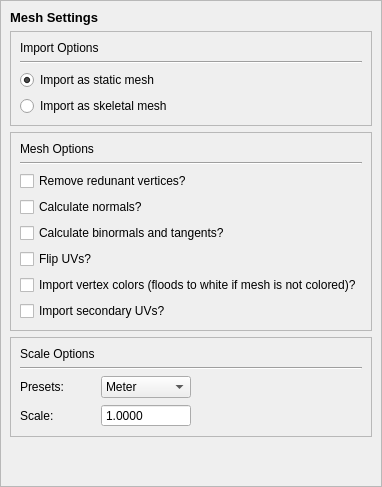
        <widget class="QWidget" name="mesh">
         <attribute name="title">
          <string>Mesh</string>
         </attribute>
         <layout class="QGridLayout" name="gridLayout_14">
          <property name="margin">
           <number>0</number>
          </property>
          <item row="0" column="0">
           <widget class="QFrame" name="frame_6">
            <property name="frameShape">
             <enum>QFrame::StyledPanel</enum>
            </property>
            <layout class="QGridLayout" name="gridLayout_13">
             <item row="2" column="0">
              <widget class="QFrame" name="frame_8">
               <property name="frameShape">
                <enum>QFrame::StyledPanel</enum>
               </property>
               <property name="frameShadow">
                <enum>QFrame::Plain</enum>
               </property>
               <layout class="QGridLayout" name="gridLayout_16">
                <item row="6" column="0">
                 <widget class="QCheckBox" name="vertexColors">
                  <property name="toolTip">
                   <string>&lt;html&gt;&lt;body&gt;&lt;p&gt;Import vertex colors from mesh source.&lt;/p&gt;&lt;/body&gt;&lt;/html&gt;</string>
                  </property>
                  <property name="text">
                   <string>Import vertex colors (floods to white if mesh is not colored)?</string>
                  </property>
                 </widget>
                </item>
                <item row="3" column="0">
                 <widget class="QCheckBox" name="calcNormals">
                  <property name="toolTip">
                   <string>&lt;html&gt;&lt;head/&gt;&lt;body&gt;&lt;p&gt;Calculates normals manually, this will remove any hard edges and such.&lt;/p&gt;&lt;/body&gt;&lt;/html&gt;</string>
                  </property>
                  <property name="text">
                   <string>Calculate normals?</string>
                  </property>
                 </widget>
                </item>
                <item row="5" column="0">
                 <widget class="QCheckBox" name="flipUVs">
                  <property name="toolTip">
                   <string>&lt;html&gt;&lt;body&gt;&lt;p&gt;Inverts UV coordinates in Y.&lt;/p&gt;&lt;/body&gt;&lt;/html&gt;</string>
                  </property>
                  <property name="text">
                   <string>Flip UVs?</string>
                  </property>
                 </widget>
                </item>
                <item row="0" column="0">
                 <widget class="QLabel" name="label_8">
                  <property name="font">
                   <font>
                    <family>Arial</family>
                    <weight>50</weight>
                    <bold>false</bold>
                   </font>
                  </property>
                  <property name="text">
                   <string>Mesh Options</string>
                  </property>
                 </widget>
                </item>
                <item row="2" column="0">
                 <widget class="QCheckBox" name="removeRedundant">
                  <property name="toolTip">
                   <string>&lt;html&gt;&lt;head/&gt;&lt;body&gt;&lt;p&gt;Removes duplicate vertices, lowers mesh size and load time, but won't work properly with tessellated meshes because they are treated as control point surfaces instead of triangles.&lt;/p&gt;&lt;/body&gt;&lt;/html&gt;</string>
                  </property>
                  <property name="text">
                   <string>Remove redunant vertices?</string>
                  </property>
                 </widget>
                </item>
                <item row="1" column="0">
                 <widget class="Line" name="line_3">
                  <property name="orientation">
                   <enum>Qt::Horizontal</enum>
                  </property>
                 </widget>
                </item>
                <item row="7" column="0">
                 <widget class="QCheckBox" name="secondaryUVs">
                  <property name="toolTip">
                   <string>&lt;html&gt;&lt;body&gt;&lt;p&gt;Import secondary UV set for lightmapped assets.&lt;/p&gt;&lt;/body&gt;&lt;/html&gt;</string>
                  </property>
                  <property name="text">
                   <string>Import secondary UVs?</string>
                  </property>
                 </widget>
                </item>
                <item row="4" column="0">
                 <widget class="QCheckBox" name="calcBinormAndTangents">
                  <property name="toolTip">
                   <string>&lt;html&gt;&lt;body&gt;&lt;p&gt;Calculate binormals and tangents based on UV flow and current normals. If no binormals and tangents exist in the model, they will be left blank and no bump/normal mapping will be in effect.&lt;/p&gt;&lt;/body&gt;&lt;/html&gt;</string>
                  </property>
                  <property name="text">
                   <string>Calculate binormals and tangents?</string>
                  </property>
                 </widget>
                </item>
               </layout>
              </widget>
             </item>
             <item row="1" column="0">
              <widget class="QFrame" name="frame_7">
               <property name="frameShape">
                <enum>QFrame::StyledPanel</enum>
               </property>
               <property name="frameShadow">
                <enum>QFrame::Plain</enum>
               </property>
               <layout class="QGridLayout" name="gridLayout_15">
                <item row="0" column="0">
                 <widget class="QLabel" name="label_7">
                  <property name="font">
                   <font>
                    <family>Arial</family>
                    <weight>50</weight>
                    <bold>false</bold>
                   </font>
                  </property>
                  <property name="text">
                   <string>Import Options</string>
                  </property>
                 </widget>
                </item>
                <item row="1" column="0">
                 <widget class="Line" name="line_4">
                  <property name="orientation">
                   <enum>Qt::Horizontal</enum>
                  </property>
                 </widget>
                </item>
                <item row="2" column="0">
                 <widget class="QRadioButton" name="staticImport">
                  <property name="toolTip">
                   <string>&lt;html&gt;&lt;head/&gt;&lt;body&gt;&lt;p&gt;Treats meshes as static meshes, doesn't parse skins, skeletons and joints.&lt;/p&gt;&lt;/body&gt;&lt;/html&gt;</string>
                  </property>
                  <property name="text">
                   <string>Import as static mesh</string>
                  </property>
                  <property name="checked">
                   <bool>true</bool>
                  </property>
                 </widget>
                </item>
                <item row="3" column="0">
                 <widget class="QRadioButton" name="skeletalImport">
                  <property name="toolTip">
                   <string>&lt;html&gt;&lt;head/&gt;&lt;body&gt;&lt;p&gt;Treats meshes as skinned, generates rigid binds for unskinned objects parented to joints. Also writes joints to model if model creation is requested.&lt;/p&gt;&lt;/body&gt;&lt;/html&gt;</string>
                  </property>
                  <property name="text">
                   <string>Import as skeletal mesh</string>
                  </property>
                 </widget>
                </item>
               </layout>
              </widget>
             </item>
             <item row="3" column="0">
              <widget class="QFrame" name="frame_5">
               <property name="frameShape">
                <enum>QFrame::StyledPanel</enum>
               </property>
               <property name="frameShadow">
                <enum>QFrame::Plain</enum>
               </property>
               <layout class="QGridLayout" name="gridLayout_8">
                <item row="2" column="1">
                 <widget class="QComboBox" name="scalePresets">
                  <property name="currentIndex">
                   <number>3</number>
                  </property>
                  <item>
                   <property name="text">
                    <string>Millimeter</string>
                   </property>
                  </item>
                  <item>
                   <property name="text">
                    <string>Centimeter</string>
                   </property>
                  </item>
                  <item>
                   <property name="text">
                    <string>Decimeter</string>
                   </property>
                  </item>
                  <item>
                   <property name="text">
                    <string>Meter</string>
                   </property>
                  </item>
                  <item>
                   <property name="text">
                    <string>Kilometer</string>
                   </property>
                  </item>
                 </widget>
                </item>
                <item row="1" column="0" colspan="3">
                 <widget class="Line" name="line">
                  <property name="orientation">
                   <enum>Qt::Horizontal</enum>
                  </property>
                 </widget>
                </item>
                <item row="0" column="0">
                 <widget class="QLabel" name="label_4">
                  <property name="text">
                   <string>Scale Options</string>
                  </property>
                 </widget>
                </item>
                <item row="2" column="0">
                 <widget class="QLabel" name="label_5">
                  <property name="text">
                   <string>Presets:</string>
                  </property>
                 </widget>
                </item>
                <item row="2" column="2">
                 <spacer name="horizontalSpacer">
                  <property name="orientation">
                   <enum>Qt::Horizontal</enum>
                  </property>
                  <property name="sizeHint" stdset="0">
                   <size>
                    <width>40</width>
                    <height>20</height>
                   </size>
                  </property>
                 </spacer>
                </item>
                <item row="3" column="0">
                 <widget class="QLabel" name="label_9">
                  <property name="text">
                   <string>Scale:</string>
                  </property>
                 </widget>
                </item>
                <item row="3" column="1">
                 <widget class="QDoubleSpinBox" name="scaleBox">
                  <property name="buttonSymbols">
                   <enum>QAbstractSpinBox::NoButtons</enum>
                  </property>
                  <property name="prefix">
                   <string/>
                  </property>
                  <property name="suffix">
                   <string/>
                  </property>
                  <property name="decimals">
                   <number>4</number>
                  </property>
                  <property name="minimum">
                   <double>0.001000000000000</double>
                  </property>
                  <property name="maximum">
                   <double>1000.000000000000000</double>
                  </property>
                  <property name="singleStep">
                   <double>0.010000000000000</double>
                  </property>
                  <property name="value">
                   <double>1.000000000000000</double>
                  </property>
                 </widget>
                </item>
               </layout>
              </widget>
             </item>
             <item row="0" column="0">
              <widget class="QLabel" name="label_6">
               <property name="font">
                <font>
                 <family>Arial</family>
                 <pointsize>10</pointsize>
                 <weight>75</weight>
                 <bold>true</bold>
                </font>
               </property>
               <property name="text">
                <string>Mesh Settings</string>
               </property>
              </widget>
             </item>
             <item row="4" column="0">
              <spacer name="verticalSpacer_3">
               <property name="orientation">
                <enum>Qt::Vertical</enum>
               </property>
               <property name="sizeHint" stdset="0">
                <size>
                 <width>20</width>
                 <height>40</height>
                </size>
               </property>
              </spacer>
             </item>
            </layout>
           </widget>
          </item>
         </layout>
        </widget>
